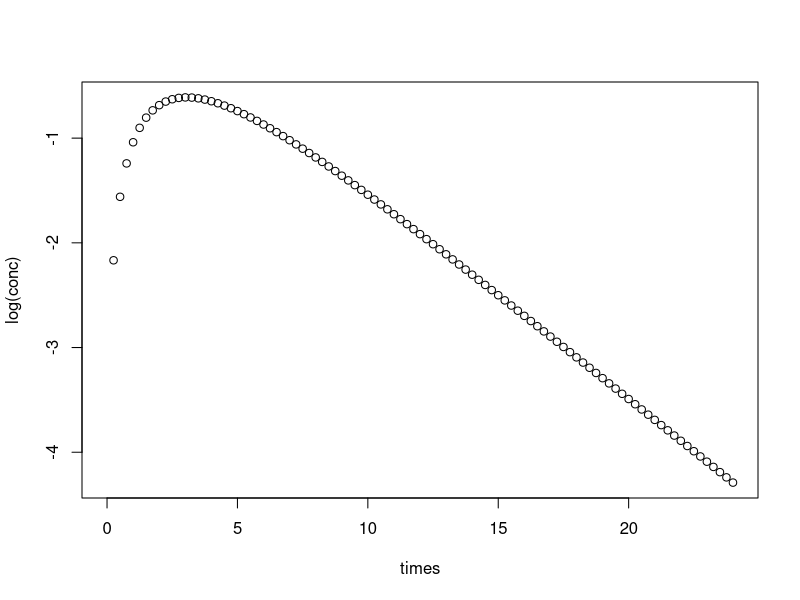
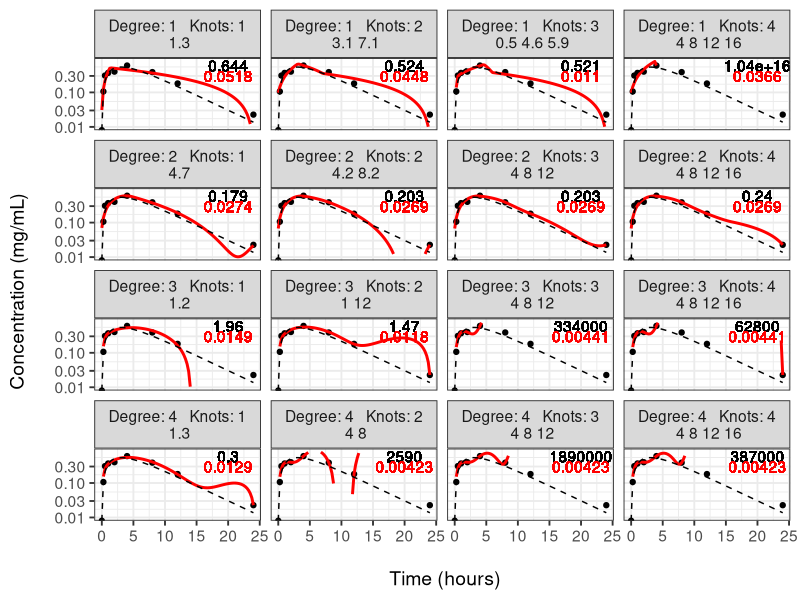
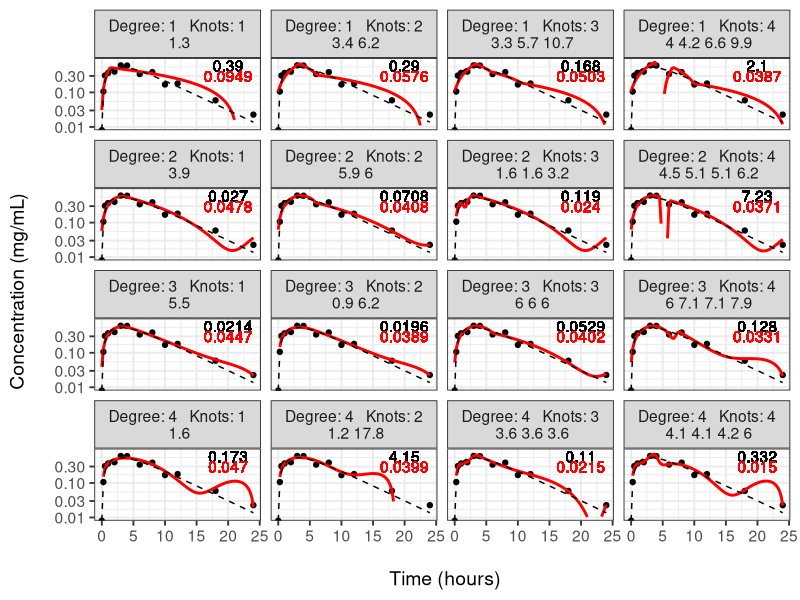
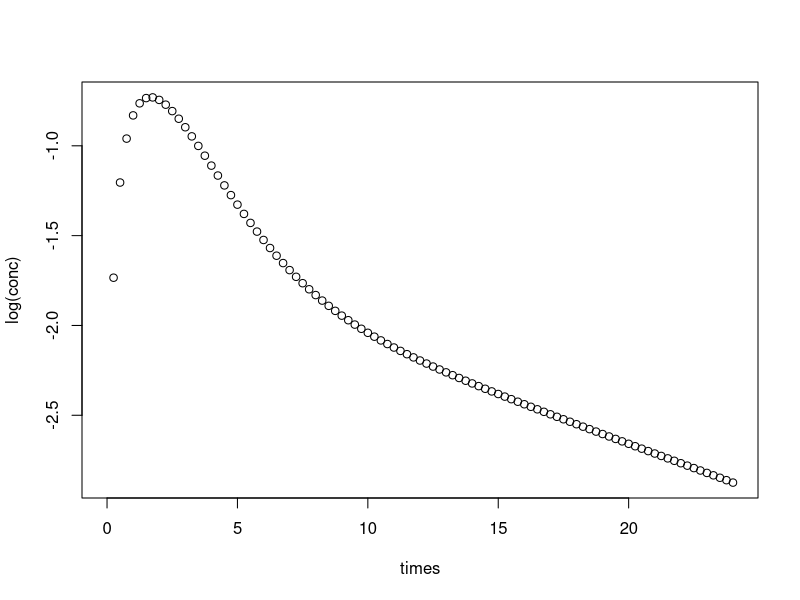
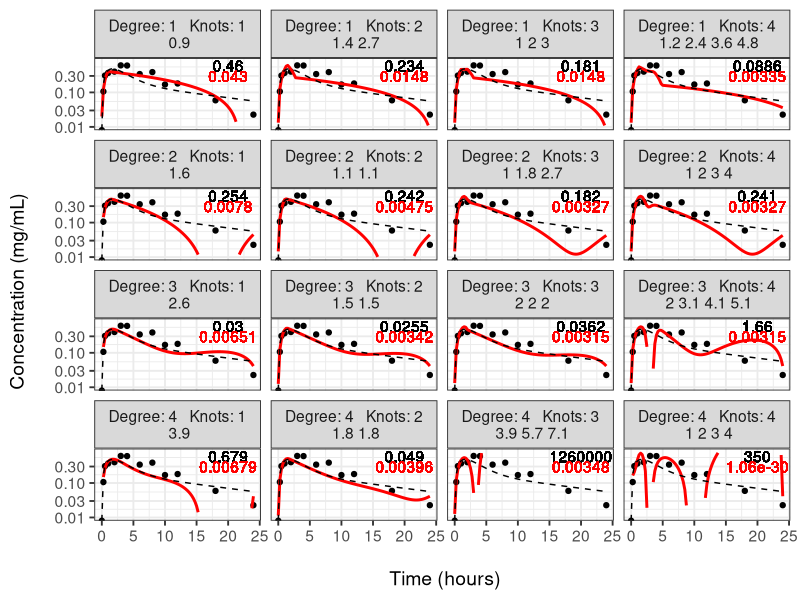
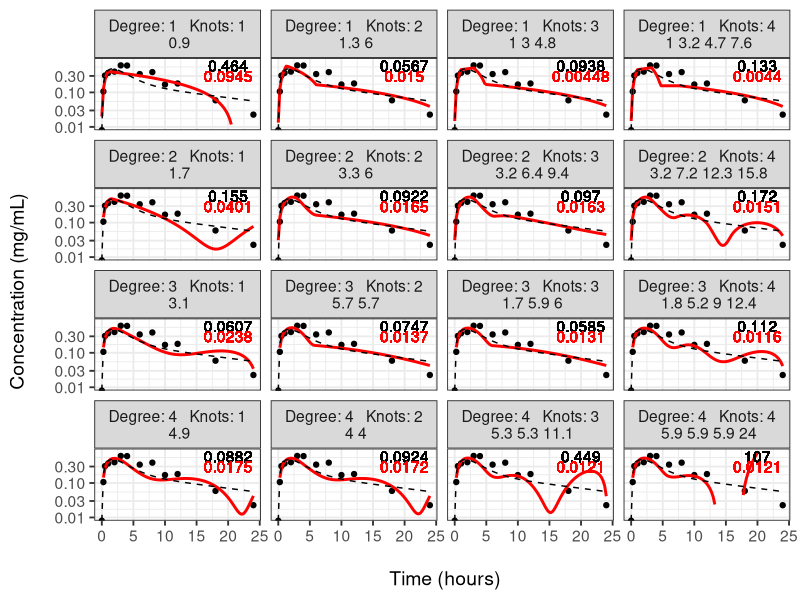

The R source for these figures, in order:
# Remove all current objects in the workspace
  rm(list = ls(all = TRUE))
  set.seed(123)

#  So, consider the following dataset, with the following spline regression,
  library(splines)
  library(ggplot2)
  library(plyr)
  library(stringr)

# Set ggplot2 theme
  theme_bw2 <- theme_set(theme_bw(base_size = 14))

# -----------------------------------------------------------------------------
# Create a function to create a spline with limited predictions
  predict.spline.func <- function(x) {
    time <- x$X
    conc <- x$Y
    mod <- lm(
      conc ~ bs(time, knots = x$K, degree = x$n)
    )  # lm
    B <- data.frame(time = x$X)
    Y <- predict(mod, newdata = B)
  }

  uber.predict.spline.func <- function(x) {
    time <- x$X
    conc <- x$Y
    mod <- lm(
      conc ~ bs(time, knots = x$K, degree = x$n)
    )  # lm
    B <- data.frame(time = seq(0, 24, by = 0.25))
    Y <- predict(mod, newdata = B)
  }

# -----------------------------------------------------------------------------
# Utility function to be used with knot optimisation code
  knot.func <- function(x) {
    y <- double(length(x))
    for (i in 1:length(x)) {
      y[i] <- sum(x[1:i])
    }
    return(y)
  }

# -----------------------------------------------------------------------------
# Wrapper that calculates residuals to be minimised
  error.spline.func <- function(par, Cobs, time, degree) {
    param <- list(
      X = time,
      Y = Cobs,
      K = knot.func(par),
      n = degree
    )
    Chat <- predict.spline.func(param)
    err <- Cobs-Chat
    squ.err <- err^2
    sse <- sum(squ.err)  # Sum of squared errors to be minimised
    sse
  }

# -----------------------------------------------------------------------------
# Set up the knot optimising function
  which.knots <- function(x, y, max.knots, degree) {
    xmax <- x[which(y == max(y))]
    err <- NULL
    knots <- list(NULL)
    warn <- list(NULL)
    for (i in 1:max.knots) {
      par <- rep(xmax, i)
      opt.res <- optim(
        par,  # Initial parameter estimates
        error.spline.func,  # Fitting function
        # method = "SANN",
        method = "L-BFGS-B", lower = min(x), upper = max(x),
        Cobs = y, time = x, degree = degree  # Function arguments
      )
      err[i] <- opt.res$value
      knots[[i]] <- knot.func(opt.res$par)
    }
    list(
      error = err,
      knots = knots
    )
  }

# -----------------------------------------------------------------------------
# Determine times for all datasets
  times <- seq(from = 0, to = 24, by = 0.25)	# Time sequence for simulating concentrations

# Simulate dataset
  K <- c(5, 10)  # knots
  CL <- 10	# Clearance, 10 L/h
  V <- 50	# Volume of concribution, 50 L
  KA <- 0.5	# Absorption rate constant, h^-1
  ERR <- 1 + rnorm(n = length(times), mean = 0, sd = 0.3)
  dose <- 50	# mg

  sample.times <- c(0,0.25,0.5,1,2,4,8,12,24)	# Sampling times
  conc <- dose*KA/(V*(KA-(CL/V)))*(exp(-CL/V*times)-exp(-KA*times))
  plot(times, log(conc))
  sample.conc <- (conc*ERR)[times %in% sample.times]
  onecomp <- data.frame(time = sample.times, conc = sample.conc)

# Determine if there is a difference between degrees
  spline.data <- llply(seq_len(4), function(x) {
    which.knots(onecomp$time, onecomp$conc, 4, x)
  })

  spline.to.plot <- function(data, spline) {
    plot.df <- ldply(seq_len(length(spline)), function(n) {
      knots <- spline[[n]]$knots
      sse.vec <- spline[[n]]$error
      ldply(knots, function(K) {
        param <- list(
          X = data$time,
          Y = data$conc,
          K = K,
          n = n
        )
        K.len <- length(K)
        K.vec <- c(K, rep(NULL, length(knots) - K.len))
        sse <- signif(sse.vec[[K.len]], 3)
        out <- data.frame(
          time = seq(from = 0, to = 24, by = 0.25),
          conc = uber.predict.spline.func(param),
          degree = n,
          nknots = length(K),
          spline.err = sse
        )
        out$error <- signif(sum((conc-out$conc)^2), 3)
        for (i in 1:length(knots)) {
          out[[paste0("knot", i)]] <- K.vec[i]
        }
        out
      })
    })  # ldply
    plot.df$knots <- unlist(
      dlply(plot.df, .(degree, nknots), function(x) {
        K <- unique(x$nknots)
        df.knots <- NULL
        for (i in 1:K) {
          df.knots <- paste(df.knots, round(x[[paste0("knot", i)]], 1))
        }
        df.knots
      })
    )
    plot.df$facet <- factor(
      paste0("Degree: ", plot.df$degree,
        "   Knots: ", plot.df$nknots, "\n",
        plot.df$knots
      )
    )
    plot.df
  }  # spline.to.plot

# -----------------------------------------------------------------------------
# Naturally a 6 degree spline fits the data the best but we aren't interested in
# the sse for spline against the observed, but infact the spline against the
# truth!
  plotdata <- spline.to.plot(onecomp, spline.data)
  truedata <- data.frame(
    times = rep(times, times = length(levels(plotdata$facet))),
    conc = rep(conc, times = length(levels(plotdata$facet))),
    facet = factor(rep(levels(plotdata$facet), each = length(times)))
  )

  plotobj <- NULL
  plotobj <- ggplot()
  plotobj <- plotobj + geom_point(aes(x = time, y = conc), data = onecomp)
  plotobj <- plotobj + geom_line(aes(x = time, y = conc), data = plotdata, size = 1, colour = "red")
  plotobj <- plotobj + geom_line(aes(x = times, y = conc), data = truedata, size = 0.5, linetype = 2)
  plotobj <- plotobj + geom_text(aes(x = 20, y = 0.6, label = error), data = plotdata)
  plotobj <- plotobj + geom_text(aes(x = 20, y = 0.3, label = spline.err), data = plotdata, colour = "red")
  plotobj <- plotobj + scale_y_log10("Concentration (mg/mL) \n", lim = c(0.01, 0.8))
  plotobj <- plotobj + scale_x_continuous("\n Time (hours)", lim = c(0, 24))
  plotobj <- plotobj + facet_wrap(~facet, ncol = 4)
  plotobj

# -----------------------------------------------------------------------------
# Simulate second dataset with more rich sampling
  sample.times <- c(0,0.25,0.5,1,2,3,4,6,8,10,12,18,24)	# Sampling times
  conc <- dose*KA/(V*(KA-(CL/V)))*(exp(-CL/V*times)-exp(-KA*times))
  sample.conc <- (conc*ERR)[times %in% sample.times]
  onecomp <- data.frame(time = sample.times, conc = sample.conc)

# Determine if there is a difference between degrees
  spline.data <- llply(seq_len(4), function(x) {
    which.knots(onecomp$time, onecomp$conc, 4, x)
  })

  plotdata <- spline.to.plot(onecomp, spline.data)
  truedata <- data.frame(
    times = rep(times, times = length(levels(plotdata$facet))),
    conc = rep(conc, times = length(levels(plotdata$facet))),
    facet = factor(rep(levels(plotdata$facet), each = length(times)))
  )

  plotobj <- NULL
  plotobj <- ggplot()
  plotobj <- plotobj + geom_point(aes(x = time, y = conc), data = onecomp)
  plotobj <- plotobj + geom_line(aes(x = time, y = conc), data = plotdata, size = 1, colour = "red")
  plotobj <- plotobj + geom_line(aes(x = times, y = conc), data = truedata, size = 0.5, linetype = 2)
  plotobj <- plotobj + geom_text(aes(x = 20, y = 0.6, label = error), data = plotdata)
  plotobj <- plotobj + geom_text(aes(x = 20, y = 0.3, label = spline.err), data = plotdata, colour = "red")
  plotobj <- plotobj + scale_y_log10("Concentration (mg/mL) \n", lim = c(0.01, 0.8))
  plotobj <- plotobj + scale_x_continuous("\n Time (hours)", lim = c(0, 24))
  plotobj <- plotobj + facet_wrap(~facet, ncol = 4)
  plotobj

# -----------------------------------------------------------------------------
#times <- seq(from = 0, to = 24, by = 0.25)	# Time sequence for simulation

# Simulate two-compartmental kinetic drug
  CL <- 10
  V2 <- 30
  Q <- 15
  V3 <- 100
  KA <- 0.5
  ERR <- 1 + rnorm(n = length(times), mean = 0, sd = 0.3)
  dose <- 50	# mg
  k10 <- CL/V2
  k12 <- Q/V2
  k21 <- Q/V3
  apb <- k10 + k12 + k21            # alpha + beta
  amb <- k10*k21                # alpha * beta
  alpha <- (apb + sqrt(apb^2 - 4*amb))/2
  beta <- (apb - sqrt(apb^2 - 4*amb))/2
  A <- KA*(k21 - alpha)/(V2*(KA - alpha)*(beta - alpha))
  B <- KA*(k21 - beta)/(V2*(KA - beta)*(alpha - beta))

  sample.times <- c(0,0.25,0.5,1,2,4,8,12,24)	# Sampling times
  conc <- dose*(A*exp(-alpha*times) + B*exp(-beta*times) - (A+B)*exp(-KA*times))
  plot(times, log(conc))
  sample.conc <- (conc*ERR)[times %in% sample.times]
  twocomp <- data.frame(time = sample.times, conc = sample.conc)

# Determine if there is a difference between degrees
  spline.data <- llply(seq_len(4), function(x) {
    which.knots(twocomp$time, twocomp$conc, 4, x)
  })

  plotdata <- spline.to.plot(twocomp, spline.data)
  truedata <- data.frame(
    times = rep(times, times = length(levels(plotdata$facet))),
    conc = rep(conc, times = length(levels(plotdata$facet))),
    facet = factor(rep(levels(plotdata$facet), each = length(times)))
  )

  plotobj <- NULL
  plotobj <- ggplot()
  plotobj <- plotobj + geom_point(aes(x = time, y = conc), data = onecomp)
  plotobj <- plotobj + geom_line(aes(x = time, y = conc), data = plotdata, size = 1, colour = "red")
  plotobj <- plotobj + geom_line(aes(x = times, y = conc), data = truedata, size = 0.5, linetype = 2)
  plotobj <- plotobj + geom_text(aes(x = 20, y = 0.6, label = error), data = plotdata)
  plotobj <- plotobj + geom_text(aes(x = 20, y = 0.3, label = spline.err), data = plotdata, colour = "red")
  plotobj <- plotobj + scale_y_log10("Concentration (mg/mL) \n", lim = c(0.01, 0.8))
  plotobj <- plotobj + scale_x_continuous("\n Time (hours)", lim = c(0, 24))
  plotobj <- plotobj + facet_wrap(~facet, ncol = 4)
  plotobj

# -----------------------------------------------------------------------------
# Simulate second dataset with more rich sampling
  sample.times <- c(0,0.25,0.5,1,2,3,4,6,8,10,12,18,24)	# Sampling times
  conc <- dose*(A*exp(-alpha*times) + B*exp(-beta*times) - (A+B)*exp(-KA*times))
  sample.conc <- (conc*ERR)[times %in% sample.times]
  twocomp <- data.frame(time = sample.times, conc = sample.conc)

# Determine if there is a difference between degrees
  spline.data <- llply(seq_len(4), function(x) {
    which.knots(twocomp$time, twocomp$conc, 4, x)
  })

  plotdata <- spline.to.plot(twocomp, spline.data)
  truedata <- data.frame(
    times = rep(times, times = length(levels(plotdata$facet))),
    conc = rep(conc, times = length(levels(plotdata$facet))),
    facet = factor(rep(levels(plotdata$facet), each = length(times)))
  )

  plotobj <- NULL
  plotobj <- ggplot()
  plotobj <- plotobj + geom_point(aes(x = time, y = conc), data = onecomp)
  plotobj <- plotobj + geom_line(aes(x = time, y = conc), data = plotdata, size = 1, colour = "red")
  plotobj <- plotobj + geom_line(aes(x = times, y = conc), data = truedata, size = 0.5, linetype = 2)
  plotobj <- plotobj + geom_text(aes(x = 20, y = 0.6, label = error), data = plotdata)
  plotobj <- plotobj + geom_text(aes(x = 20, y = 0.3, label = spline.err), data = plotdata, colour = "red")
  plotobj <- plotobj + scale_y_log10("Concentration (mg/mL) \n", lim = c(0.01, 0.8))
  plotobj <- plotobj + scale_x_continuous("\n Time (hours)", lim = c(0, 24))
  plotobj <- plotobj + facet_wrap(~facet, ncol = 4)
  plotobj
